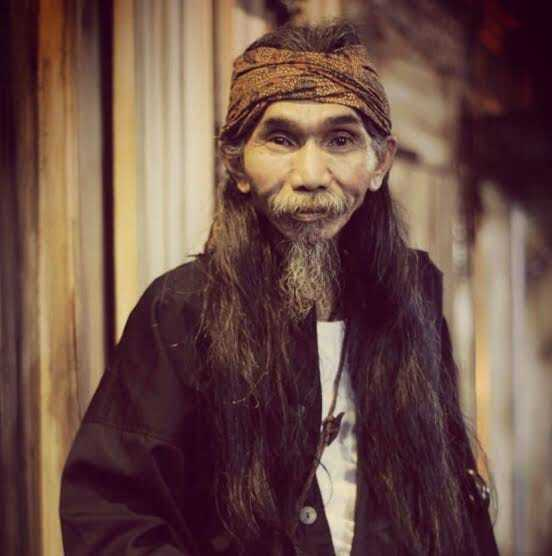
#> input picture Pertemuan_5/Input.jpg, 552 x 556 px, found by its file name
$ python praktikum_5.py
#> lines starting #> are read from the running program, lines starting #| are printed output that depends on the picture
from PIL import Image
from pathlib import Path
import matplotlib.pyplot as plt

#Menyiapkan folder hasil
folder_hasil = Path("hasil")
folder_hasil.mkdir(exist_ok=True)

#Membuka gambar sumber
img = Image.open("input.jpg").convert("RGB")
#> img is the input picture: PIL image 552x556 RGB; mean R, G, B 108.6, 78.1, 70.7

print("Gambar berhasil dibuka")
print("Dimensi gambar:", img.size)
#| Dimensi gambar: (552, 556)
print("Mode warna:", img.mode)
#| Mode warna: RGB

#Konversi model warna
rgb = img
grayscale = img.convert("L")
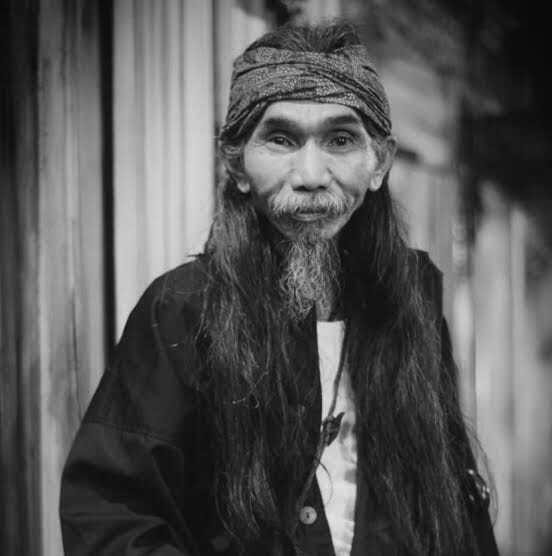
#> grayscale: PIL image 552x556 L; min 8, max 229, mean 86.4
hsv = img.convert("HSV")
#> hsv: PIL image 552x556 HSV; mean H, S, V 121.2, 121.9, 108.6

#Menyimpan hasil konversi
rgb.save(folder_hasil / "gambar_rgb.png")
grayscale.save(folder_hasil / "gambar_grayscale.png")

# Konversi kembali ke RGB agar bisa disimpan sebagai PNG
hsv.convert("RGB").save(folder_hasil / "gambar_hsv.png")

print("Semua hasil konversi berhasil disimpan.")

#Menampilkan dan menyimpan perbandingan model warna
fig, axes = plt.subplots(1, 3, figsize=(15, 5))

axes[0].imshow(rgb)
axes[0].set_title("RGB")

axes[1].imshow(grayscale, cmap="gray")
axes[1].set_title("Grayscale")

axes[2].imshow(hsv.convert("RGB"))
axes[2].set_title("HSV")

for ax in axes:
    ax.axis("off")

plt.tight_layout()

# Simpan visualisasi, lalu tutup agar program berlanjut
fig.savefig(folder_hasil / "perbandingan_warna.png")
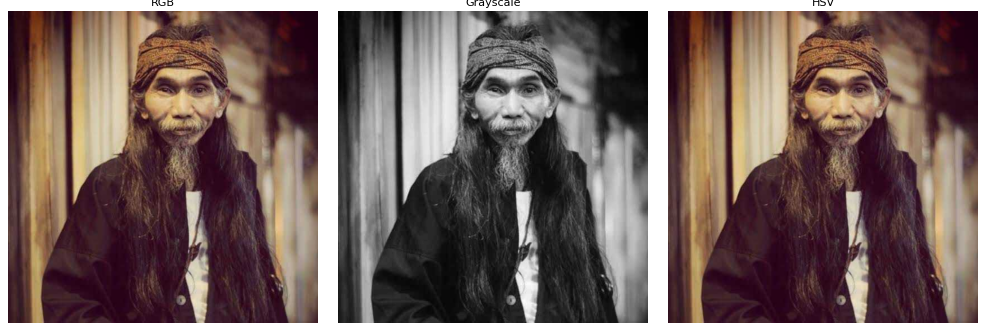
#> figure drawn by matplotlib, 3 panels
plt.close(fig)

#Kompresi gambar ke format JPEG
print("\nMULAI KOMPRESI JPEG")

for kualitas in [10, 50, 90]:
    nama_file = folder_hasil / f"jpeg_{kualitas}.jpeg"

    img.save(
        nama_file,
        format="JPEG",
        quality=kualitas
    )

#> (the run stopped early here; a loop or call above may not have finished)
